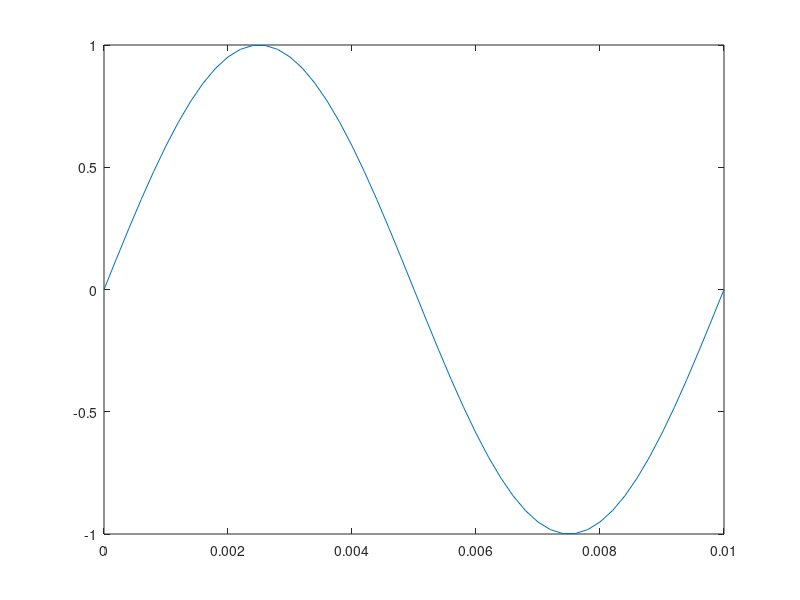
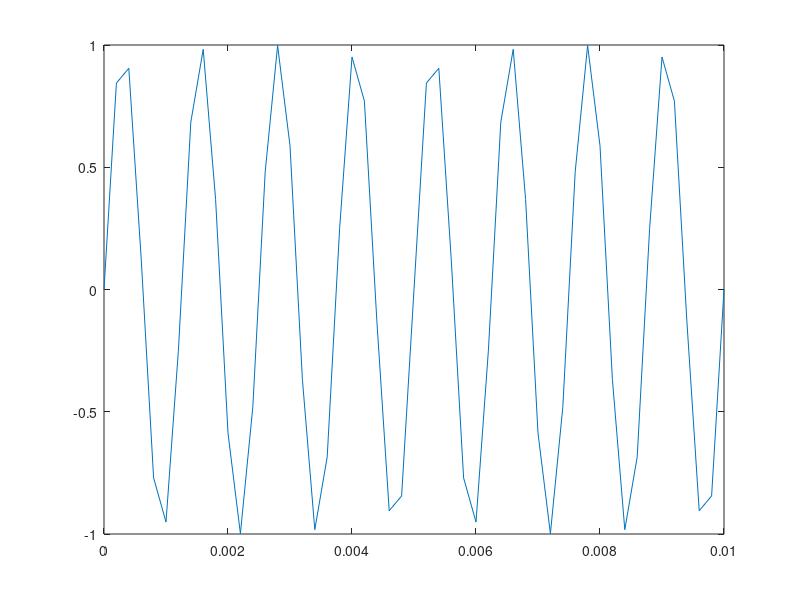
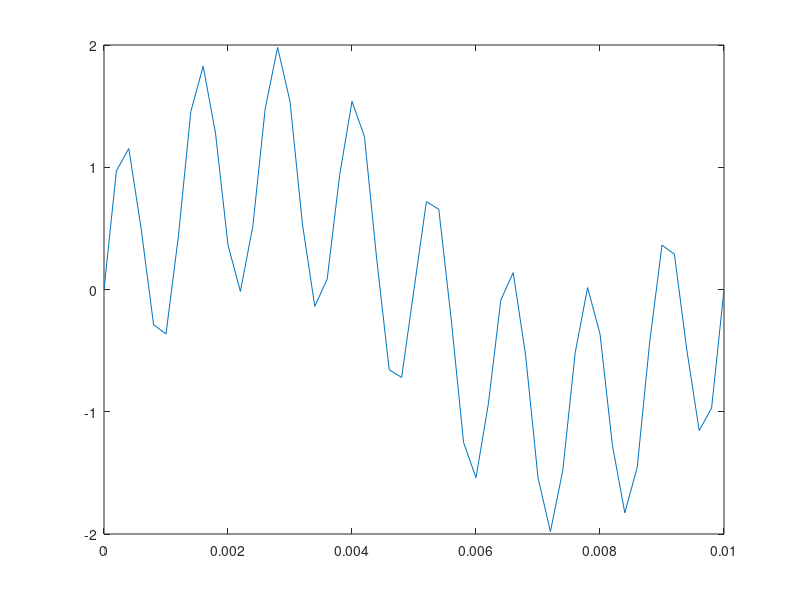

Here is the MATLAB script that generated these plots, in order:
%
pkg load control;
pkg load signal;
clear all;
clc
close all;
% Sine wave 50Hz
fs = 5000; %500Hz sampling frequency
f1 = 100;
t1 = (0:50)/fs;
x1 = sin(2*pi*f1*t1);
figure(1)
plot(t1,x1)
%Sine wave 250Hz
fs = 5000; %500Hz sampling frequency
f2 = 800;
t2 = (0:50)/fs;
x2 = sin(2*pi*f2*t2);
figure(2)
plot(t2,x2)
%
x = x1+x2;
figure(3)
plot(t1,x)
% 50Hz and 100Hz sines - 0.5pi FIR
%y_tiva = [0.0830183625, -0.160348147,	0.160348147, -0.0830183551, -1.10824668, -1.71016264, -0.845282435, 0.845282376, 1.71016264, 1.10824668, 0.0830183625, -0.160348147, 0.160348147, -0.0830183551, -1.10824668, -1.71016264, -0.845282435, 0.845282376, 1.71016264, 1.10824668, 0.0830183625, -0.160348147, 0.160348147, -0.0830183551, -1.10824668, -1.71016264, -0.845282435, 0.845282376, 1.71016264, 1.10824668, 0.0830183625, -0.160348147, 0.160348147, -0.0830183551, -1.10824668, -1.71016264, -0.845282435, 0.845282376, 1.71016264, 1.10824668, 0.0830183625, -0.160348147]
% 50Hz and 100Hz sines - 0.1pi FIR
% y_tiva = [0.171442151, 0.288375646, 0.264664292, 0.379414797, 0.406446725, 0.431877196, 0.541824698, 0.510124147, 0.615917444, 0.633060515, 0.647706151, 0.74601388, 0.701867819, 0.79445982, 0.797697246, 0.797789037, 0.880954027, 0.821133316, 0.897576809, 0.884256721, 0.867448449, 0.93343842, 0.856236815, 0.915162683, 0.88425684, 0.849862576, 0.89833492, 0.803752422, 0.84550339, 0.797697306, 0.746746182, 0.779070377, 0.668810785, 0.695415914, 0.633055985, 0.568201602, 0.58732605, 0.464622855, 0.479593068, 0.40645054, 0.331704646, 0.341869771]
% 50Hz and 2000Hz sines - 0.1pi FIR
%y_tiva = [0.131896734, 0.245964587, 0.203071892, 0.315367818, 0.330012143, 0.343354523, 0.451748461, 0.402370155, 0.507393599, 0.514007092, 0.518592298, 0.617536902, 0.55805546, 0.652361393, 0.647685647, 0.640453696, 0.727100909, 0.654889584, 0.736082971, 0.717964709, 0.69701308, 0.76971668, 0.683393717, 0.750363469, 0.717964709, 0.682732701, 0.741212547, 0.640777946, 0.693804026, 0.647685528, 0.599010229, 0.64437747, 0.531213045, 0.571941733, 0.514006138, 0.454042286, 0.488693058, 0.365425587, 0.396705866, 0.33001399, 0.262018561, 0.289395899];
% 50Hz and 500Hz sines - 01pi FIR
%y_tiva = [0.32638225, 0.266901612, 0.182136849, 0.120884188, 0.122589283, 0.202220365, 0.344489425, 0.50962919, 0.648527801, 0.721430838, 0.71307683, 0.638472915, 0.537119389, 0.457876861, 0.440261841, 0.499319494, 0.619841874, 0.762148559, 0.877217174, 0.925388455, 0.891497612, 0.790652692, 0.662457705, 0.555878997, 0.510541022, 0.541598499, 0.633953452, 0.748036861, 0.834938288, 0.855109274, 0.793494761, 0.665313482, 0.510276973, 0.377457142, 0.306582421, 0.312908113, 0.381434053, 0.472684622, 0.537840068, 0.537436903, 0.456502199, 0.310330927]
%figure(4)
%plot(y_tiva)